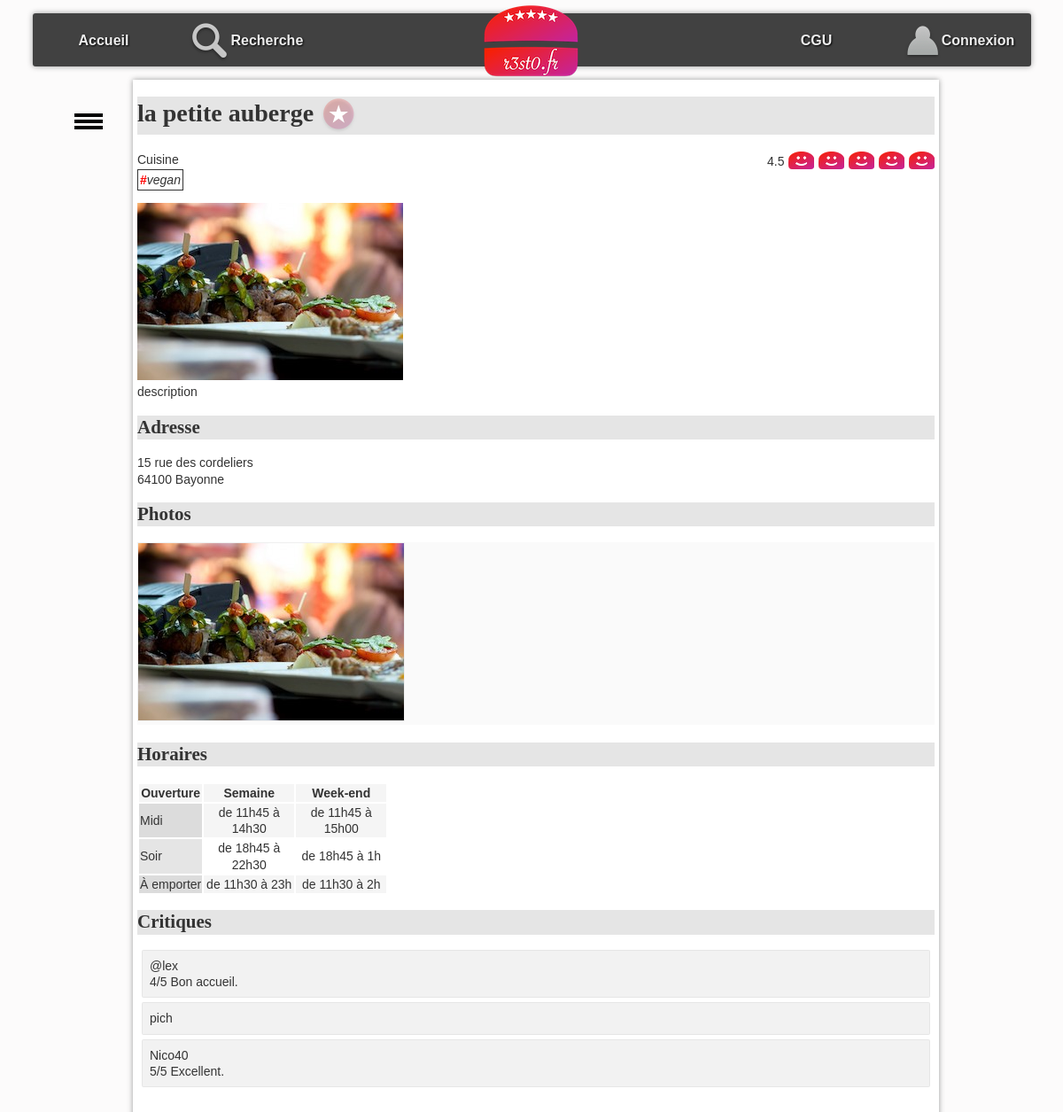
Page /?action=detail&idR=7 on the committed database.
### tables this page shows
CREATE TABLE IF NOT EXISTS `resto` (
  `idR` bigint(20) NOT NULL,
  `nomR` varchar(255) DEFAULT NULL,
  `numAdrR` varchar(20) DEFAULT NULL,
  `voieAdrR` varchar(255) DEFAULT NULL,
  `cpR` char(5) DEFAULT NULL,
  `villeR` varchar(255) DEFAULT NULL,
  `latitudeDegR` float DEFAULT NULL,
  `longitudeDegR` float DEFAULT NULL,
  `descR` text DEFAULT NULL,
  `horairesR` text DEFAULT NULL
);

CREATE TABLE IF NOT EXISTS `typecresto` (
  `idR` bigint(20) NOT NULL,
  `idTC` bigint(20) NOT NULL
);

CREATE TABLE IF NOT EXISTS `typescuisine` (
  `idTC` bigint(20) NOT NULL,
  `libelleTC` varchar(100) NOT NULL
);

CREATE TABLE IF NOT EXISTS `photo` (
  `idP` bigint(20) NOT NULL,
  `cheminP` varchar(255) DEFAULT NULL,
  `idR` bigint(20) DEFAULT NULL
);

CREATE TABLE IF NOT EXISTS `critiquer` (
  `idR` bigint(20) NOT NULL,
  `note` int(11) DEFAULT NULL,
  `commentaire` varchar(4096) DEFAULT NULL,
  `idU` bigint(20) NOT NULL
);

CREATE TABLE IF NOT EXISTS `utilisateur` (
  `idU` bigint(20) NOT NULL,
  `mailU` varchar(150) NOT NULL,
  `mdpU` varchar(64) DEFAULT NULL,
  `pseudoU` varchar(50) DEFAULT NULL
);

### index.php (called while the page is built, shortened)
<?php
require_once "getRacine.php";
require_once "$racine/includes/autoload.inc.php";
require_once "$racine/includes/authentification.inc.php";
if (isset($_GET["action"])){
    $action = $_GET["action"];
}
else{
    $action = "defaut";
}
$fichier = controleurPrincipal($action);
try{
    require_once "$racine/controleur/$fichier";
} catch (Throwable $e) {
    ajouterMessage($action." : ".$e->getMessage() . " (ligne " . $e->getLine() . ")" . " dans le fichier " . $e->getFile());
    $titre = "Erreur";
    require_once "$racine/vue/entete.html.php";
    require_once "$racine/vue/pied.html.php";
}

### includes/autoload.inc.php (called while the page is built, shortened)
<?php
function chargeurBaseEspacesDeNoms(string $className) {
    $fileName = __DIR__ . '/../';
    $fileName .= str_replace('\\', DIRECTORY_SEPARATOR, $className) . '.class.php';
}

### modele/dao/Bdd.class.php (called while the page is built, shortened)
<?php
class Bdd {
    private static ?PDO $pdo=null;
    private static $login = "aravaudet";
    private static $mdp = "GrmN385B";
    private static $bd = "aravaudet_resto2";
    private static $serveur = "10.15.253.250";
    private static $pdoOptions = array  (
        PDO::MYSQL_ATTR_INIT_COMMAND => "SET NAMES utf8"
        ,PDO::ATTR_ERRMODE => PDO::ERRMODE_EXCEPTION
                                        );
    public static function connecter() : ?PDO  {
        if (is_null(self::$pdo)) {
                self::$pdo = new PDO("mysql:host=".self::$serveur.";dbname=".self::$bd, self::$login, self::$mdp, self::$pdoOptions);
        }
        return self::$pdo;
    }
    public static function getConnexion() : ?PDO {
        return self::$pdo;
    }
}

### modele/dao/RestoDAO.class.php (called while the page is built, shortened)
<?php
class RestoDAO {
    public static function getOneById(int $id): ?Resto {
        $leResto = null;
        try {
            $requete = "SELECT * FROM resto WHERE idR = :idR";
            $stmt = Bdd::getConnexion()->prepare($requete);
            $stmt->bindParam(':idR', $id, PDO::PARAM_INT);
            $ok = $stmt->execute();
            if ($ok && $stmt->rowCount() > 0) {
                $enreg = $stmt->fetch(PDO::FETCH_ASSOC);
                $leResto = self::enregistrementVersObjet($enreg);
            }
        } catch (PDOException $e) {
            throw new Exception("Erreur dans la méthode " . get_called_class() . "::getOneById : <br/>" . $e->getMessage());
        }
        return $leResto;
    }
    private static function enregistrementVersObjet(array $enreg): Resto {
        $id = $enreg['idR'];
        $leResto = new Resto(
                $enreg['idR'], $enreg['nomR'], $enreg['numAdrR'], $enreg['voieAdrR'], $enreg['cpR'], $enreg['villeR'],
                $enreg['latitudeDegR'], $enreg['longitudeDegR'], $enreg['descR'], $enreg['horairesR']
        );
        $lesCritiques = CritiqueDAO::getAllByResto($id);
        $lesPhotos = PhotoDAO::getAllByResto($id);
        $lesTypesCuisine = TypeCuisineDAO::getAllByResto($id);
        $leResto->setLesPhotos($lesPhotos);
        $leResto->setLesCritiques($lesCritiques);
        $leResto->setLesTypesCuisine($lesTypesCuisine);
        return $leResto;
    }
}

### modele/dao/CritiqueDAO.class.php (called while the page is built, shortened)
<?php
class CritiqueDAO {
    public static function getNoteMoyenneByIdR(int $idR): float {
        $retour = -1;
        try {
            $requete = "select avg(note) as moyenne from critiquer where idR=:idR";
            $stmt = Bdd::getConnexion()->prepare($requete);
            $stmt->bindParam(':idR', $idR, PDO::PARAM_INT);
            $ok = $stmt->execute();
            if ($ok && $stmt->rowCount() > 0) {
                $enreg = $stmt->fetch(PDO::FETCH_ASSOC);
                if (!is_null($enreg["moyenne"])){
                    $retour = $enreg["moyenne"];
                }
            }
        } catch (PDOException $e) {
            throw new Exception("Erreur dans la méthode " . get_called_class() . "::getNoteMoyenneByIdR : <br/>" . $e->getMessage());
        }
        return $retour;
    }
    public static function getAllByResto(int $idR): array {
        $lesObjets = array();
        try {
            $requete = "SELECT * FROM critiquer c"
                    . " INNER JOIN utilisateur u ON  c.idU = u.idU "
                    . " WHERE idR = :idR";
            $stmt = Bdd::getConnexion()->prepare($requete);
            $stmt->bindParam(':idR', $idR, PDO::PARAM_INT);
            $ok = $stmt->execute();
            if ($ok) {
                while ($enreg = $stmt->fetch(PDO::FETCH_ASSOC)) {
                    $user = new Utilisateur($enreg['idU'], $enreg['mailU'], $enreg['mdpU'], $enreg['pseudoU']);
                    $lesObjets[] = new Critique($enreg['note'], $enreg['commentaire'], $user);
                }
            }
        } catch (PDOException $e) {
            throw new Exception("Erreur dans la méthode " . get_called_class() . "::getAllByResto : <br/>" . $e->getMessage());
        }
        return $lesObjets;
    }
}

### modele/dao/PhotoDAO.class.php (called while the page is built, shortened)
<?php
class PhotoDAO {
    public static function getAllByResto(int $idR): array {
        $lesObjets = array();
        try {
            $requete = "SELECT * FROM photo WHERE idR = :idR";
            $stmt = Bdd::getConnexion()->prepare($requete);
            $stmt->bindParam(':idR', $idR, PDO::PARAM_INT);
            $ok = $stmt->execute();
            if ($ok) {
                while ($enreg = $stmt->fetch(PDO::FETCH_ASSOC)) {
                    $lesObjets[] = new Photo($enreg['idP'], $enreg['cheminP']);
                }
            }
        } catch (PDOException $e) {
            throw new Exception("Erreur dans la méthode " . get_called_class() . "::getAllByResto : <br/>" . $e->getMessage());
        }
        return $lesObjets;
    }
}

### modele/dao/TypeCuisineDAO.class.php (called while the page is built, shortened)
<?php
class TypeCuisineDAO {
    public static function getAllByResto(int $idR): array {
        $lesObjets = array();
        try {
            $requete = "SELECT * FROM typescuisine t INNER JOIN typecresto tr ON t.idTC = tr.idTC WHERE tr.idR = :idR";
            $stmt = Bdd::getConnexion()->prepare($requete);
            $stmt->bindParam(':idR', $idR, PDO::PARAM_INT);
            $ok = $stmt->execute();
            if ($ok) {
                while ($ligne = $stmt->fetch(PDO::FETCH_ASSOC)) {
                    $objet = new TypesCuisine($ligne['idTC'], $ligne['libelleTC']);
                    $lesObjets[] = $objet;
                }
            }
        } catch (PDOException $e) {
            throw new Exception("Erreur dans la méthode " . get_called_class() . "::getAllByResto : <br/>" . $e->getMessage());
        }
        return $lesObjets;
    }
}

### modele/metier/Resto.class.php (called while the page is built, shortened)
<?php
class Resto {
    private int $idR;
    private ?string $nomR;
    private ?string $numAdr;
    private ?string $voieAdr;
    private ?string $cpR;
    private ?string $villeR;
    private ?string $descR;
    private ?string $horairesR;
    private array $lesPhotos;
    private array $lesCritiques;
    function __construct(int $idR, string $nomR, ?string $numAdr, ?string $voieAdr, ?string $cpR, ?string $villeR, ?float $latitudeDegR, ?float $longitudeDegR, ?string $descR, ?string $horairesR) {
        $this->idR = $idR;
        $this->nomR = $nomR;
        $this->numAdr = $numAdr;
        $this->voieAdr = $voieAdr;
        $this->cpR = $cpR;
        $this->villeR = $villeR;
        $this->descR = $descR;
        $this->horairesR = $horairesR;
        $this->lesCritiques = array();
        $this->lesPhotos = array();
    }
    function getIdR(): int {
        return $this->idR;
    }
    function getNomR(): ?string {
        return $this->nomR;
    }
    function getNumAdr(): ?string {
        return $this->numAdr;
    }
    function getVoieAdr(): ?string {
        return $this->voieAdr;
    }
    function getCpR(): ?string {
        return $this->cpR;
    }
    function getVilleR(): ?string {
        return $this->villeR;
    }
    function getDescR(): ?string {
        return $this->descR;
    }
    function getHorairesR(): ?string {
        return $this->horairesR;
    }
    function getLesPhotos(): array {
        return $this->lesPhotos;
    }
    function getLesCritiques(): array {
        return $this->lesCritiques;
    }
    function setLesPhotos(array $lesPhotos): void {
        $this->lesPhotos = $lesPhotos;
    }
    function setLesCritiques(array $lesCritiques): void {
        $this->lesCritiques = $lesCritiques;
    }
}

### includes/authentification.inc.php (called while the page is built, shortened)
<?php
function getIdULoggedOn(): int {
    if (isLoggedOn()) {
        $ret = intval($_SESSION["idU"]);
    } else {
        $ret = 0;
    }
    return $ret;
}
function isLoggedOn(): bool {
    $ret = false;
    return $ret;
}

### modele/dao/AimerDAO.class.php (called while the page is built, shortened)
<?php
class AimerDAO {
    public static function estAimeById(int $idU, int $idR): bool {
        $retour = false;
        try {
            $requete = "SELECT * FROM aimer WHERE idR=:idR AND idU=:idU";
            $stmt = Bdd::getConnexion()->prepare($requete);
            $stmt->bindParam(':idU', $idU, PDO::PARAM_INT);
            $stmt->bindParam(':idR', $idR, PDO::PARAM_INT);
            $ok = $stmt->execute();
        } catch (PDOException $e) {
            throw new Exception("Erreur dans la méthode " . get_called_class() . "::estAimeByIdU : <br/>" . $e->getMessage());
        }
        return $retour;
    }
}

### modele/metier/TypesCuisine.class.php (called while the page is built, shortened)
<?php
class TypesCuisine {
     private string $libelle;
    function __construct(int $idTC, string $libelle) {
        $this->libelle = $libelle;
    }
    function getLibelle(): ?string {
        return $this->libelle;
    }
}

### vue/vueDetailResto.php (the view, shortened to what this page needs)
<h1><?= $unResto->getNomR(); ?>
    <?php if ($aimer != false) { ?>
        <a href="./?action=aimer&idR=<?= $unResto->getIdR(); ?>" ><img class="aimer" src="images/aime.png" alt="j'aime ce restaurant"></a>
    <?php } else { ?>
        <a href="./?action=aimer&idR=<?= $unResto->getIdR(); ?>" ><img class="aimer" src="images/aimepas.png" alt="je n'aime pas encore ce restaurant"></a>
    <?php } ?>
</h1>
<span id="note">
    <?php
        echo $noteMoye;
        for ($i = 1; $i <= 5; $i++) { ?>
        <a class="aimer" href="./?action=noter&note=<?= $i ?>&idR=<?= $unResto->getIdR();?>" >
            <?php if ($i <= $noteMoy) { ?>
                <img class="note" src="images/like.png" alt="">
            <?php } else {
                ?>
                <img class="note" src="images/neutre.png" alt="line neutre">
            <?php } ?>
        </a>
    <?php } ?>
</span>
<span id="typecuisine">
    <?php
    echo "Cuisine <br>";
    foreach ($lesTypesCuisine as $unTypeCuisine) {
        ?>
        <div class="TC-block">
            <span class="TC-txt"><b>#</b><i><?= $unTypeCuisine->getLibelle(); ?></i></span>
        </div>
        <?php
    }
    ?>
</span>
<p id="principal">
    <?php
    if (count($lesPhotos) > 0) {
        $laPhoto = $lesPhotos[0];
        ?>
        <img src="photos/<?= $laPhoto->getCheminP() ?>" alt="photo du restaurant" />
    <?php } ?>
    <br />
    <?= $unResto->getDescR(); ?>
</p>
<h2 id="adresse">
    Adresse
</h2>
<p>
    <?= $unResto->getNumAdr(); ?>
    <?= $unResto->getVoieAdr(); ?><br />
    <?= $unResto->getCpR(); ?>
    <?= $unResto->getVilleR(); ?>
</p>
<h2 id="photos">
    Photos
</h2>
<ul id="galerie">
    <?php
    foreach ($lesPhotos as $laPhoto) {
        ?>
        <li> <img class="galerie" src="photos/<?= $laPhoto->getCheminP() ?>" alt="" /></li>
        <?php
    }
    ?>
</ul>
<h2 id="horaires">
    Horaires
</h2>
<?= $unResto->getHorairesR(); ?>
<h2 id="crit">Critiques</h2>
<ul id="critiques">
    <?php
    foreach ($critiques as $uneCritique) {
        ?>
        <li>
            <span>
                <?= $uneCritique->getLeUtilisateur()->getPseudoU() ?>
            </span>
            <div>
                <span>
                    <?php
                    if ($uneCritique->getNote()) {
                        ?>
                        <?= $uneCritique->getNote() ?>/5
                        <?php
                    }
                    ?>
                </span>
                <span><?= $uneCritique->getCommentaire() ?> </span>
            </div>
        </li>
    <?php } ?>
</ul>

### css/base.css (style rules this page uses)
:root { --largeurPage: 900px; --largeurMenuCont : 200px; --margeCalc: calc((100% - var(--largeurPage)) / 2); --margeMenuHaut : 15px; --hauteurMenuGene:60px; --coulA1:#5A7694; --coulA2:#D7E5ED; --coulB1:#566459; --coulB2:#90974A; --coulC:#CDBCA0; --fondC:#fcfbfb; --padding_cote:5px; }
body { font-family: Arial; color : #333; font-size : 14px; line-height : 1.3; scroll-behavior: smooth; background-color : var(--fondC); }
a.aimer { text-decoration: none; }

### css/cgu.css (style rules this page uses)
h1,h2,h3,h4 { font-family: Futura; background-color : rgba(0,0,0,0.1); }
td.cell { text-align : center; width : 100px; }
td.label { background-color : rgba(0,0,0,0.1); }
tr:nth-child(odd) { background-color : rgb(245,245,245); }

### css/corps.css (style rules this page uses)
#galerie { margin-top : 0px; margin-bottom : 20px; padding-left : 0px; background-color : rgb(250,250,250); }
#galerie li { display : inline-block; }
img.note { padding-left : 1px; vertical-align : sub; }
img.galerie { border:1px solid rgb(239,239,239); }
#note { float : right; }
img.aimer { vertical-align : middle; }
#critiques { list-style-type : none; padding-left : 0px; }
#critiques>li { border:1px solid rgba(0,0,0,0.05); background-color:rgba(0,0,0,0.05); padding:8px; margin:5px; border-radius: 2px; }
.TC-block { display: inline-flex; }
.TC-txt { border: solid 1px; padding: 2px; margin-top: 2px; }
.TC-txt b { color: red; }

### rows in the picture
resto: nomR "la petite auberge", descR "description", numAdrR "15", voieAdrR "rue des cordeliers", cpR "64100", villeR "Bayonne", horairesR "Ouverture Semaine Week-end Midi de 11h45 à 14h30 de 11h45 à 15h00 Soir de 18h45 à 22h30 de 18h45 à 1h À emporter de 11h30 à 23h de 11h30 à 2h"
typecresto: idTC.libelleTC "vegan"
photo: cheminP (picture)
critiquer: idU.pseudoU "@lex", note "4", commentaire "Bon accueil."
critiquer: idU.pseudoU "pich"
critiquer: idU.pseudoU "Nico40", note "5", commentaire "Excellent."

### other values in the picture
$noteMoye "4.5"
